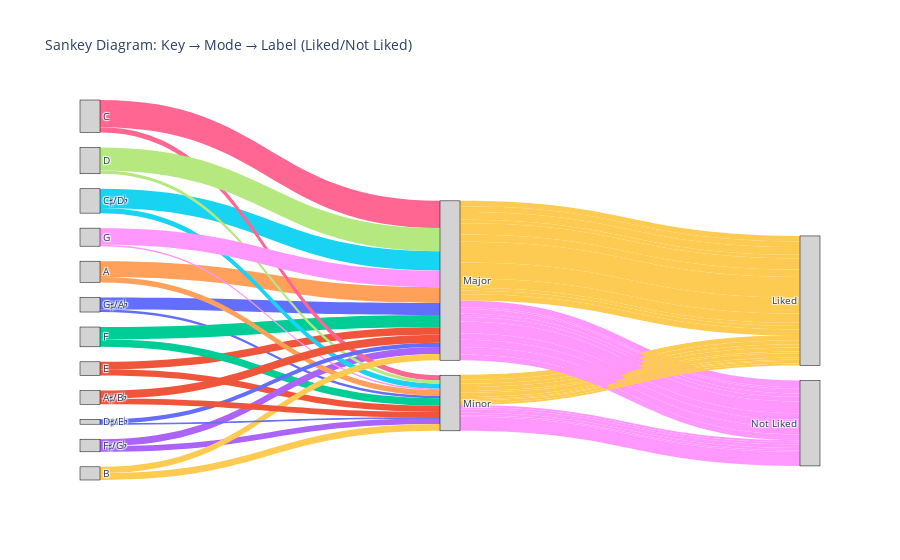

Notebook code for this chart:
### Code cell
import plotly.graph_objects as go
import plotly.express as px

# Define the nodes (Keys, Modes, and Labels)
all_labels = list(df['key_label'].unique()) + ['Major', 'Minor', 'Liked', 'Not Liked']

# Set the indexes for the nodes (key -> mode -> label)
key_labels = list(df['key_label'].unique())  # Musical Keys (first group of nodes)
modes = ['Major', 'Minor']  # Modes (second group of nodes)
labels = ['Liked', 'Not Liked']  # Output Labels (third group of nodes)

# Define source and target mappings (Key -> Mode -> Label)
# Create empty lists for sources, targets, values, and colors
sources = []
targets = []
values = []
colors = []

# Use a Plotly color palette
color_palette = px.colors.qualitative.Plotly

# Fill source, target, and color lists
for idx, key in enumerate(key_labels):
    # Key -> Mode (major or minor)
    major_count = df[(df['key_label'] == key) & (df['mode_label'] == 'Major')].shape[0]
    minor_count = df[(df['key_label'] == key) & (df['mode_label'] == 'Minor')].shape[0]
    
    if major_count > 0:
        sources.append(all_labels.index(key))  # Index of the key
        targets.append(all_labels.index('Major'))  # Index of the mode 'Major'
        values.append(major_count)  # Count of tracks with major mode
        colors.append(color_palette[idx % len(color_palette)])  # Assign color from palette
    
    if minor_count > 0:
        sources.append(all_labels.index(key))  # Index of the key
        targets.append(all_labels.index('Minor'))  # Index of the mode 'Minor'
        values.append(minor_count)  # Count of tracks with minor mode
        colors.append(color_palette[idx % len(color_palette)])  # Assign color from palette

    # Now Mode -> Label (Liked or Not Liked)
    major_liked = df[(df['key_label'] == key) & (df['mode_label'] == 'Major') & (df['label'] == 1)].shape[0]
    major_not_liked = df[(df['key_label'] == key) & (df['mode_label'] == 'Major') & (df['label'] == 0)].shape[0]
    minor_liked = df[(df['key_label'] == key) & (df['mode_label'] == 'Minor') & (df['label'] == 1)].shape[0]
    minor_not_liked = df[(df['key_label'] == key) & (df['mode_label'] == 'Minor') & (df['label'] == 0)].shape[0]

    if major_liked > 0:
        sources.append(all_labels.index('Major'))
        targets.append(all_labels.index('Liked'))
        values.append(major_liked)
        colors.append(color_palette[-1])  # Assign color for liked

    if major_not_liked > 0:
        sources.append(all_labels.index('Major'))
        targets.append(all_labels.index('Not Liked'))
        values.append(major_not_liked)
        colors.append(color_palette[-2])  # Assign color for not liked

    if minor_liked > 0:
        sources.append(all_labels.index('Minor'))
        targets.append(all_labels.index('Liked'))
        values.append(minor_liked)
        colors.append(color_palette[-1])  # Assign color for liked

    if minor_not_liked > 0:
        sources.append(all_labels.index('Minor'))
        targets.append(all_labels.index('Not Liked'))
        values.append(minor_not_liked)
        colors.append(color_palette[-2])  # Assign color for not liked

# Create the Sankey diagram
fig = go.Figure(go.Sankey(
    node=dict(
        pad=15,
        thickness=20,
        line=dict(color="black", width=0.5),
        label=all_labels,
        color="lightgrey",  # Node color for all nodes
    ),
    link=dict(
        source=sources,
        target=targets,
        value=values,
        color=colors  # Use the assigned color palette for links
    )
))

# Add title and display
fig.update_layout(title_text="Sankey Diagram: Key → Mode → Label (Liked/Not Liked)", font_size=10)
fig.show()

### Figure 1 — Plotly figure (JSON) as saved in the notebook; plotly's stock layout.template omitted (floating-point values rounded to 4 significant figures)
{"data": [{"link": {"color": ["#636EFA", "#636EFA", "#FECB52", "#FF97FF", "#FECB52", "#FF97FF", "#EF553B", "#EF553B", "#FECB52", "#FF97FF", "#FECB52", "#FF97FF", "#00CC96", "#00CC96", "#FECB52", "#FF97FF", "#FECB52", "#FF97FF", "#AB63FA", "#AB63FA", "#FECB52", "#FF97FF", "#FECB52", "#FF97FF", "#FFA15A", "#FFA15A", "#FECB52", "#FF97FF", "#FECB52", "#FF97FF", "#19D3F3", "#19D3F3", "#FECB52", "#FF97FF", "#FECB52", "#FF97FF", "#FF6692", "#FF6692", "#FECB52", "#FF97FF", "#FECB52", "#FF97FF", "#B6E880", "#B6E880", "#FECB52", "#FF97FF", "#FECB52", "#FF97FF", "#FF97FF", "#FF97FF", "#FECB52", "#FF97FF", "#FECB52", "#FF97FF", "#FECB52", "#FECB52", "#FECB52", "#FF97FF", "#FECB52", "#FF97FF", "#636EFA", "#636EFA", "#FECB52", "#FF97FF", "#FF97FF", "#EF553B", "#EF553B", "#FECB52", "#FF97FF", "#FECB52", "#FF97FF"], "source": [0, 0, 12, 12, 13, 13, 1, 1, 12, 12, 13, 13, 2, 2, 12, 12, 13, 13, 3, 3, 12, 12, 13, 13, 4, 4, 12, 12, 13, 13, 5, 5, 12, 12, 13, 13, 6, 6, 12, 12, 13, 13, 7, 7, 12, 12, 13, 13, 8, 8, 12, 12, 13, 13, 9, 9, 12, 12, 13, 13, 10, 10, 12, 12, 13, 11, 11, 12, 12, 13, 13], "target": [12, 13, 14, 15, 14, 15, 12, 13, 14, 15, 14, 15, 12, 13, 14, 15, 14, 15, 12, 13, 14, 15, 14, 15, 12, 13, 14, 15, 14, 15, 12, 13, 14, 15, 14, 15, 12, 13, 14, 15, 14, 15, 12, 13, 14, 15, 14, 15, 12, 13, 14, 15, 14, 15, 12, 13, 14, 15, 14, 15, 12, 13, 14, 15, 15, 12, 13, 14, 15, 14, 15], "value": [42, 9, 19, 23, 2, 7, 26, 22, 20, 6, 14, 8, 43, 26, 27, 16, 14, 12, 24, 20, 12, 12, 11, 9, 55, 19, 39, 16, 14, 5, 67, 18, 26, 41, 6, 12, 95, 18, 72, 23, 15, 3, 81, 11, 56, 25, 8, 3, 58, 5, 32, 26, 4, 1, 22, 24, 11, 11, 9, 15, 15, 2, 12, 3, 2, 28, 20, 22, 6, 7, 13]}, "node": {"color": "lightgrey", "label": ["G♯/A♭", "E", "F", "F♯/G♭", "A", "C♯/D♭", "C", "D", "G", "B", "D♯/E♭", "A♯/B♭", "Major", "Minor", "Liked", "Not Liked"], "line": {"color": "black", "width": 0.5}, "pad": 15, "thickness": 20}, "type": "sankey"}], "layout": {"font": {"size": 10}, "title": {"text": "Sankey Diagram: Key → Mode → Label (Liked/Not Liked)"}}}
